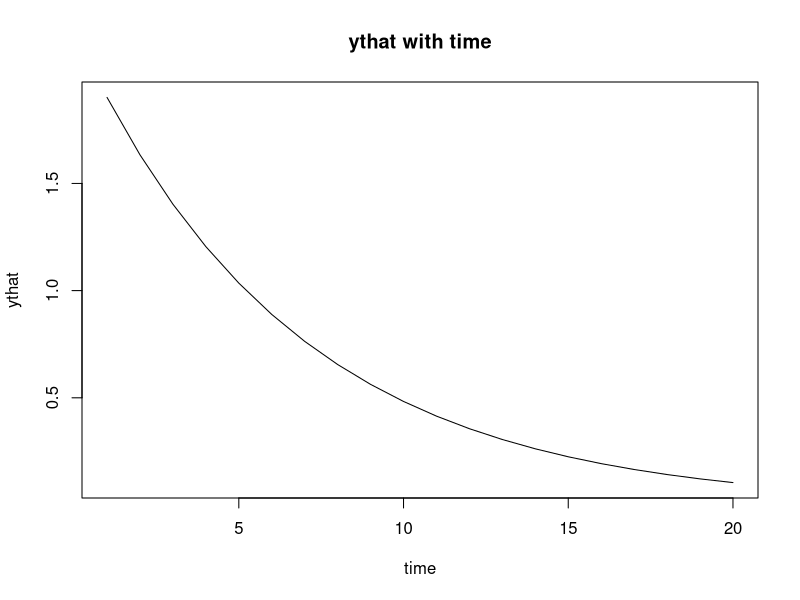
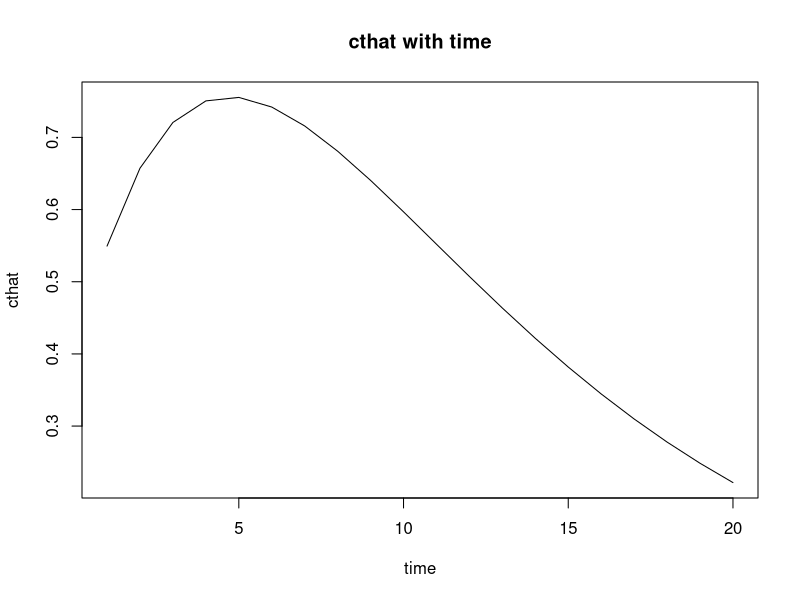
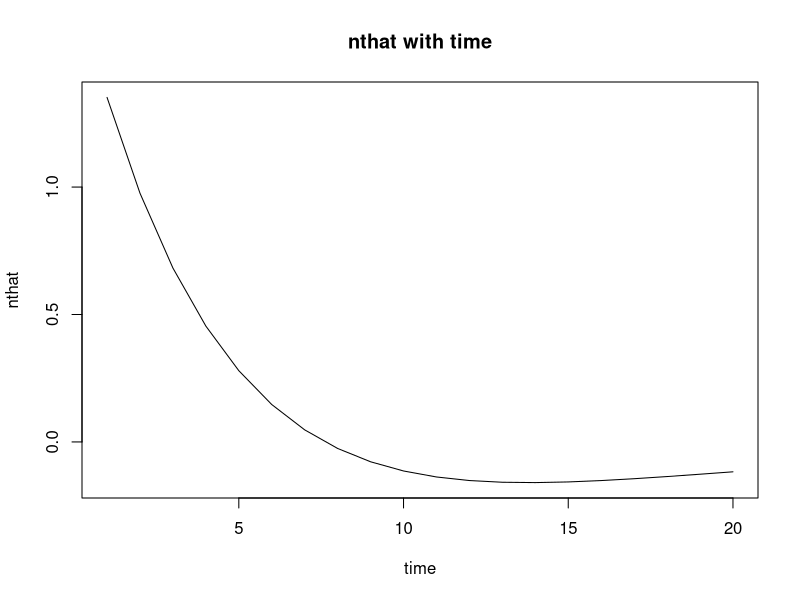
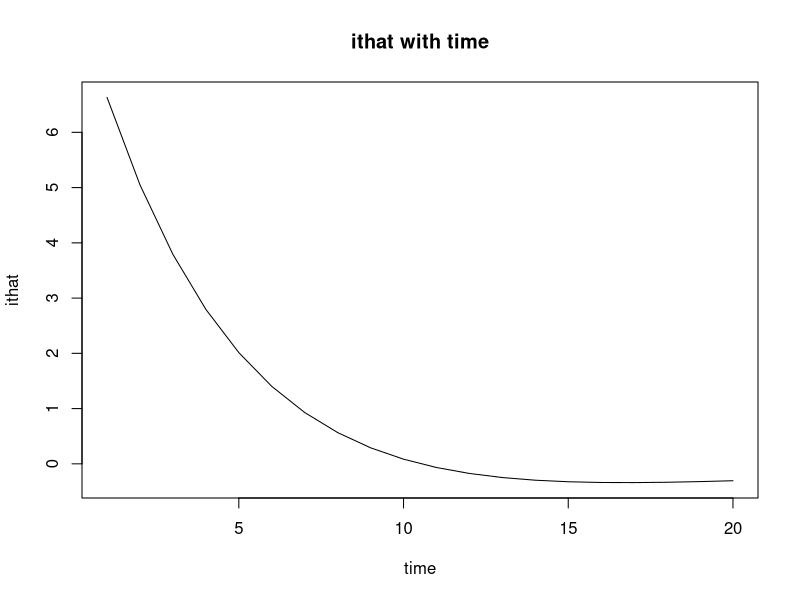

The R script that drew these images, in order:
## ---- chunk 1
knitr::opts_chunk$set(echo = TRUE)
## ---- chunk 2
rm(list=ls())
cat("\f")
## ---- chunk 3
#Code for Q1 part B

#Define matrices
M <- matrix(c(0.851275,0.39795,0,0.85), 2, 2, byrow=T)
P <- matrix(c(0.04339933,1.9012,0.4783,0.5494,-0.434901,1.3518,-1.47875,6.6325), 4, 2, byrow=T)
print(M)
print(P)
Minv <- solve(M)

#At t=0
kt <- 0
At <- 0
stateVec0 <- matrix(c(kt,At), 2, 1, byrow=T)
OutputVec0 <- P %*% stateVec0

#At t=1
residVec1 <- matrix(c(0,1), 2, 1, byrow=T)
##Solve system in the form aX = b
stateVec1 <- solve(Minv, stateVec0 + Minv%*%residVec1)
OutputVec0 <- P %*% stateVec0


#at t=2
residVec2 <- matrix(c(0,0), 2, 1, byrow=T)
stateVec2 <- solve(Minv, stateVec1 + Minv%*%residVec2)
OutputVec1 <- P %*% stateVec1

#Define time series of variables
ktseries <- c(stateVec0[1],stateVec1[1])
ktseries <- c(ktseries,stateVec2[1])
Atseries <- c(stateVec0[2],stateVec1[2])
Atseries <- c(Atseries,stateVec2[2])
ytseries <- c(OutputVec0[1],OutputVec0[1])
ytseries <- c(ytseries,OutputVec1[1])
ctseries <- c(OutputVec0[2],OutputVec0[2])
ctseries <- c(ctseries,OutputVec1[2])
ntseries <- c(OutputVec0[3],OutputVec0[3])
ntseries <- c(ntseries,OutputVec1[3])
itseries <- c(OutputVec0[4],OutputVec0[4])
itseries <- c(itseries,OutputVec1[4])
tseries <- 0
tseries <- c(tseries, 1)
tseries <- c(tseries, 2)

#Generate variables over time
t <- 3
while (t < 22) {
  residVec3 <- matrix(c(0,0), 2, 1, byrow=T)
  stateVec3 <- solve(Minv, stateVec2 + Minv%*%residVec3)
  OutputVec2 <- P %*% stateVec2
  ktseries <- c(ktseries,stateVec3[1])
  Atseries <- c(Atseries,stateVec3[2])
  ytseries <- c(ytseries,OutputVec2[1])
  ctseries <- c(ctseries,OutputVec2[2])
  ntseries <- c(ntseries,OutputVec2[3])
  itseries <- c(itseries,OutputVec2[4])
  stateVec2 <- stateVec3
  tseries <- c(tseries, t)
  t = t + 1 
}


#Check length of series 
print(length(tseries))
print(length(ktseries))
print(length(Atseries))
print(length(ytseries))
print(length(ctseries))
print(length(ntseries))
print(length(itseries))

#Correction for t-1
Atseries <- Atseries[1:21]
ktseries <- ktseries[1:21]
ytseries <- ytseries[2:22]
ctseries <- ctseries[2:22]
ntseries <- ntseries[2:22]
itseries <- itseries[2:22]
tseries <- tseries[1:21]


#Printing a table
tbl <- matrix(c(tseries, ktseries, Atseries, ytseries, ctseries, ntseries, itseries),ncol=7,byrow=FALSE)
colnames(tbl) <- c("t", "kt^", "At^", "yt^", "ct^", "nt^", "it^")
print(tbl)



#Plots over time from t=1 to t=20
ythat <- ts(ytseries[2:21],frequency=1)
plot(ythat,xlab="time",ylab="ythat",main="ythat with time")

cthat <- ts(ctseries[2:21],frequency=1)
plot(cthat,xlab="time",ylab="cthat",main="cthat with time")

nthat <- ts(ntseries[2:21],frequency=1)
plot(nthat,xlab="time",ylab="nthat",main="nthat with time")

ithat <- ts(itseries[2:21],frequency=1)
plot(ithat,xlab="time",ylab="ithat",main="ithat with time")

#kthat <- ts(ktseries,frequency=1)
#plot(kthat,xlab="time",ylab="kthat",main="kthat with time")

#Athat <- ts(Atseries,frequency=1)
#plot(Athat,xlab="time",ylab="Athat",main="Athat with time")


